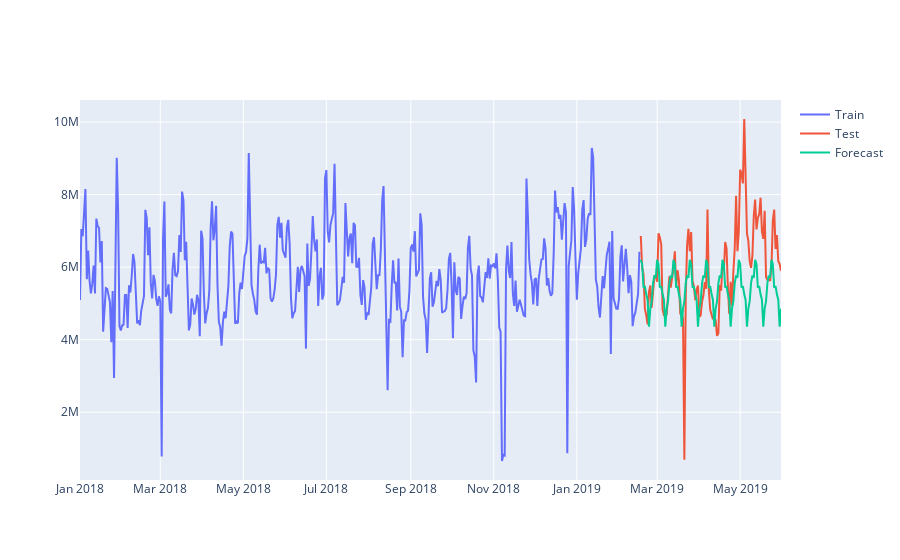

Source (notebook cell):
### Code cell
ses = ExponentialSmoothing(train_region_code_agg_R1_train['Total_Sales'],  seasonal='add', seasonal_periods=12,  freq='D').fit()
ses.summary()

fig = go.Figure()
fig.add_trace(go.Scatter(x=train_region_code_agg_R1_train.index, y=train_region_code_agg_R1_train['Total_Sales'], mode='lines', name='Train'))
fig.add_trace(go.Scatter(x=train_region_code_agg_R1_test.index, y=train_region_code_agg_R1_test['Total_Sales'], mode='lines', name='Test'))
fig.add_trace(go.Scatter(x=train_region_code_agg_R1_test.index, y=ses.forecast(len(train_region_code_agg_R1_test)), mode='lines', name='Forecast'))
fig.show()
